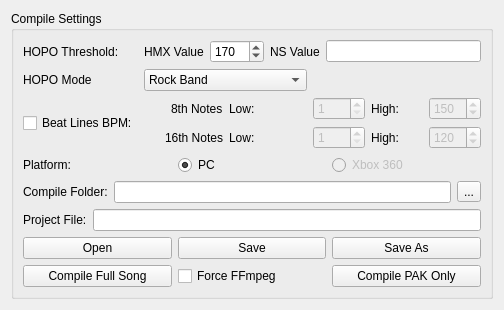
       <widget class="QWidget" name="compile_tab">
        <attribute name="title">
         <string>Compile</string>
        </attribute>
        <layout class="QVBoxLayout" name="verticalLayout_14">
         <item>
          <widget class="QWidget" name="compile_widget" native="true">
           <layout class="QVBoxLayout" name="verticalLayout_16">
            <property name="leftMargin">
             <number>0</number>
            </property>
            <property name="topMargin">
             <number>0</number>
            </property>
            <property name="rightMargin">
             <number>0</number>
            </property>
            <property name="bottomMargin">
             <number>0</number>
            </property>
            <item>
             <widget class="QGroupBox" name="compile_settings">
              <property name="title">
               <string>Compile Settings</string>
              </property>
              <layout class="QVBoxLayout" name="verticalLayout_15">
               <item>
                <layout class="QGridLayout" name="gridLayout_6">
                 <item row="3" column="3">
                  <widget class="QSpinBox" name="beat_16th_low_input">
                   <property name="enabled">
                    <bool>false</bool>
                   </property>
                   <property name="minimum">
                    <number>1</number>
                   </property>
                   <property name="maximum">
                    <number>300</number>
                   </property>
                  </widget>
                 </item>
                 <item row="2" column="4">
                  <widget class="QLabel" name="beat_8th_high_label">
                   <property name="text">
                    <string>High:</string>
                   </property>
                  </widget>
                 </item>
                 <item row="2" column="3">
                  <widget class="QSpinBox" name="beat_8th_low_input">
                   <property name="enabled">
                    <bool>false</bool>
                   </property>
                   <property name="minimum">
                    <number>1</number>
                   </property>
                   <property name="maximum">
                    <number>300</number>
                   </property>
                  </widget>
                 </item>
                 <item row="3" column="2">
                  <widget class="QLabel" name="beat_16th_low_label">
                   <property name="text">
                    <string>Low:</string>
                   </property>
                  </widget>
                 </item>
                 <item row="3" column="4">
                  <widget class="QLabel" name="beat_16th_high_label">
                   <property name="text">
                    <string>High:</string>
                   </property>
                  </widget>
                 </item>
                 <item row="2" column="1" alignment="Qt::AlignRight">
                  <widget class="QLabel" name="beat_8th_label">
                   <property name="text">
                    <string>8th Notes</string>
                   </property>
                  </widget>
                 </item>
                 <item row="3" column="1" alignment="Qt::AlignRight">
                  <widget class="QLabel" name="beat_16th_label">
                   <property name="text">
                    <string>16th Notes</string>
                   </property>
                  </widget>
                 </item>
                 <item row="0" column="1" colspan="5">
                  <layout class="QHBoxLayout" name="horizontalLayout_11">
                   <item>
                    <widget class="QLabel" name="hmx_hopo_label">
                     <property name="text">
                      <string>HMX Value</string>
                     </property>
                    </widget>
                   </item>
                   <item>
                    <widget class="QSpinBox" name="hmx_hopo_value">
                     <property name="maximum">
                      <number>1920</number>
                     </property>
                     <property name="singleStep">
                      <number>10</number>
                     </property>
                     <property name="value">
                      <number>170</number>
                     </property>
                    </widget>
                   </item>
                   <item>
                    <widget class="QLabel" name="ns_hopo_label">
                     <property name="text">
                      <string>NS Value</string>
                     </property>
                    </widget>
                   </item>
                   <item>
                    <widget class="QLineEdit" name="ns_hopo_value">
                     <property name="enabled">
                      <bool>true</bool>
                     </property>
                     <property name="readOnly">
                      <bool>true</bool>
                     </property>
                    </widget>
                   </item>
                  </layout>
                 </item>
                 <item row="2" column="0" rowspan="2">
                  <widget class="QCheckBox" name="beatlines_check">
                   <property name="text">
                    <string>Beat Lines BPM:</string>
                   </property>
                  </widget>
                 </item>
                 <item row="0" column="0">
                  <widget class="QLabel" name="hopo_label">
                   <property name="text">
                    <string>HOPO Threshold:</string>
                   </property>
                  </widget>
                 </item>
                 <item row="2" column="2">
                  <widget class="QLabel" name="beat_8th_low_label">
                   <property name="text">
                    <string>Low:</string>
                   </property>
                  </widget>
                 </item>
                 <item row="3" column="5">
                  <widget class="QSpinBox" name="beat_16th_high_input">
                   <property name="enabled">
                    <bool>false</bool>
                   </property>
                   <property name="minimum">
                    <number>1</number>
                   </property>
                   <property name="maximum">
                    <number>300</number>
                   </property>
                   <property name="value">
                    <number>120</number>
                   </property>
                  </widget>
                 </item>
                 <item row="2" column="5">
                  <widget class="QSpinBox" name="beat_8th_high_input">
                   <property name="enabled">
                    <bool>false</bool>
                   </property>
                   <property name="minimum">
                    <number>1</number>
                   </property>
                   <property name="maximum">
                    <number>300</number>
                   </property>
                   <property name="value">
                    <number>150</number>
                   </property>
                  </widget>
                 </item>
                 <item row="1" column="0">
                  <widget class="QLabel" name="hopo_mode_label">
                   <property name="text">
                    <string>HOPO Mode</string>
                   </property>
                  </widget>
                 </item>
                 <item row="1" column="1" colspan="2">
                  <widget class="QComboBox" name="hopo_mode_select">
                   <property name="toolTip">
                    <string>&lt;html&gt;&lt;head/&gt;&lt;body&gt;&lt;p&gt;The mode to use for Hammer Ons and Pull Offs. Each mode changes the logic of compilation slightly. Rock Band mode should be the default for most MIDIs you find or make, but if you are converting a song, it may be useful to change this setting.&lt;/p&gt;&lt;p&gt;Rock Band - This mode will calculate HOPOs based on the distance between each note, and then apply forcings, either on or off. If a chord and a single note follows containing the lowest note of the chord and it's within the HOPO threshold, this will NOT be a HOPO unless forced.&lt;/p&gt;&lt;p&gt;HMX/NS Hybrid - This mode will calculate HOPOs based on the distance between each note, and then apply forcings, either on or off. If a chord and a single note follows containing the lowest note of the chord and it's within the HOPO threshold, this will be a HOPO unless forced off (this mode is not based on any game's logic, it's a combo of RB and GH3).&lt;/p&gt;&lt;p&gt;Guitar Hero 3 - This mode will calculate HOPOs based on the distance between each note. If a &amp;quot;force on&amp;quot; note exists on a note in the MIDI, it swaps the HOPO status. If a chord and a single note follows containing the lowest note of the chord, this will be a HOPO unless swapped.&lt;/p&gt;&lt;p&gt;Guitar Hero World Tour+ - This mode will NOT calculate HOPOs based on the distance between each note. Only notes that are forced will become HOPOs.&lt;/p&gt;&lt;/body&gt;&lt;/html&gt;</string>
                   </property>
                   <item>
                    <property name="text">
                     <string>Rock Band</string>
                    </property>
                   </item>
                   <item>
                    <property name="text">
                     <string>HMX/NS Hybrid</string>
                    </property>
                   </item>
                   <item>
                    <property name="text">
                     <string>Guitar Hero 3</string>
                    </property>
                   </item>
                   <item>
                    <property name="text">
                     <string>Guitar Hero World Tour+</string>
                    </property>
                   </item>
                  </widget>
                 </item>
                </layout>
               </item>
               <item>
                <layout class="QHBoxLayout" name="horizontalLayout_5">
                 <item>
                  <widget class="QLabel" name="platform_label">
                   <property name="text">
                    <string>Platform:</string>
                   </property>
                  </widget>
                 </item>
                 <item>
                  <widget class="QRadioButton" name="platform_pc">
                   <property name="text">
                    <string>PC</string>
                   </property>
                   <property name="checked">
                    <bool>true</bool>
                   </property>
                   <attribute name="buttonGroup">
                    <string notr="true">platform_button_group</string>
                   </attribute>
                  </widget>
                 </item>
                 <item>
                  <widget class="QRadioButton" name="platform_360">
                   <property name="enabled">
                    <bool>false</bool>
                   </property>
                   <property name="text">
                    <string>Xbox 360</string>
                   </property>
                   <attribute name="buttonGroup">
                    <string notr="true">platform_button_group</string>
                   </attribute>
                  </widget>
                 </item>
                </layout>
               </item>
               <item>
                <layout class="QHBoxLayout" name="horizontalLayout_3">
                 <item>
                  <widget class="QLabel" name="compile_input_label">
                   <property name="text">
                    <string>Compile Folder:</string>
                   </property>
                  </widget>
                 </item>
                 <item>
                  <widget class="QLineEdit" name="compile_input"/>
                 </item>
                 <item>
                  <widget class="QToolButton" name="compile_select">
                   <property name="text">
                    <string>...</string>
                   </property>
                  </widget>
                 </item>
                </layout>
               </item>
               <item>
                <layout class="QVBoxLayout" name="verticalLayout_17">
                 <item>
                  <layout class="QHBoxLayout" name="horizontalLayout_4">
                   <item>
                    <widget class="QLabel" name="project_file_label">
                     <property name="text">
                      <string>Project File:</string>
                     </property>
                    </widget>
                   </item>
                   <item>
                    <widget class="QLineEdit" name="project_file_path"/>
                   </item>
                  </layout>
                 </item>
                 <item>
                  <layout class="QHBoxLayout" name="horizontalLayout_6">
                   <item>
                    <widget class="QPushButton" name="project_file_open">
                     <property name="text">
                      <string>Open</string>
                     </property>
                    </widget>
                   </item>
                   <item>
                    <widget class="QPushButton" name="project_file_save">
                     <property name="text">
                      <string>Save</string>
                     </property>
                    </widget>
                   </item>
                   <item>
                    <widget class="QPushButton" name="project_file_saveas">
                     <property name="text">
                      <string>Save As</string>
                     </property>
                    </widget>
                   </item>
                  </layout>
                 </item>
                </layout>
               </item>
               <item>
                <layout class="QHBoxLayout" name="horizontalLayout_12">
                 <item>
                  <widget class="QPushButton" name="compile_button">
                   <property name="text">
                    <string>Compile Full Song</string>
                   </property>
                  </widget>
                 </item>
                 <item>
                  <widget class="QCheckBox" name="force_ffmpeg_check">
                   <property name="toolTip">
                    <string>&lt;html&gt;&lt;head/&gt;&lt;body&gt;&lt;p&gt;Force the use of FFmpeg (default is SoX). Only needed if both SoX and FFmpeg are installed and you want to use FFmpeg over SoX.&lt;/p&gt;&lt;p&gt;&lt;br/&gt;&lt;/p&gt;&lt;p&gt;FFmpeg is faster, but is also implemented in this program a bit hackier than SoX. SoX is recommended for a cleaner compile.&lt;/p&gt;&lt;p&gt;&lt;br/&gt;&lt;/p&gt;&lt;p&gt;If this is checked and FFmpeg is not installed on your system, the compilation will fail.&lt;/p&gt;&lt;/body&gt;&lt;/html&gt;</string>
                   </property>
                   <property name="text">
                    <string>Force FFmpeg</string>
                   </property>
                  </widget>
                 </item>
                 <item>
                  <widget class="QPushButton" name="compile_pak_button">
                   <property name="text">
                    <string>Compile PAK Only</string>
                   </property>
                  </widget>
                 </item>
                </layout>
               </item>
              </layout>
             </widget>
            </item>
           </layout>
          </widget>
         </item>
        </layout>
       </widget>
